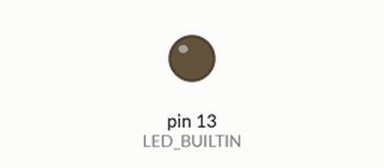
Recording of a sketch running on a simulated Arduino Uno, built with avr-gcc and run on an emulated ATmega328P. Shown: output pins drawn as LEDs (lit = HIGH). EEPROM starts erased; what the sketch prints to the serial monitor is not drawn.

Above: at 0.8 s.
At 2.93 s:
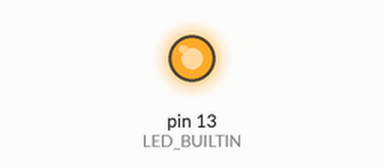
Timing chart, 0 to 3.2 s (numbered marks = the images above):
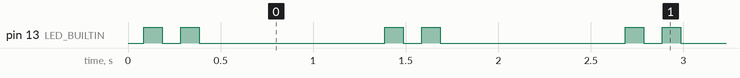

The sketch:

Memory_Reset.ino
```cpp
#include <EEPROM.h>

void setup() {
  Serial.begin(9600); // Default baudrate of the serial monitor
  pinMode(LED_BUILTIN, OUTPUT);
  digitalWrite(LED_BUILTIN, LOW);
  Serial.println("Resetting the EEPROM");
  resetMemory();
  Serial.println("Done !\n");
  Serial.println("You can now upload the \"Arduino_Code\" to the Arduino");
}

void loop() {
  byte t = 100;
  // Blink to indicate that the memory reset is done
  digitalWrite(LED_BUILTIN, HIGH);
  delay(t);
  digitalWrite(LED_BUILTIN, LOW);
  delay(t);

  digitalWrite(LED_BUILTIN, HIGH);
  delay(t);
  digitalWrite(LED_BUILTIN, LOW);
  delay(1000);
}

void resetMemory() {
  EEPROM.put(0, 1); // tempMode
  EEPROM.put(1, 1); // tempUnit
  EEPROM.put(2, 25.0); // tempRequested
  EEPROM.put(6, 5.0); // tempDelta
  EEPROM.put(10, 1); // fanMode
  EEPROM.put(11, 35); // fanPWMMin
  EEPROM.put(13, 320); // fanPWMMax
  EEPROM.put(15, 0); // fanPowerManual
  EEPROM.put(17, 1); // lightDoorOpen
  EEPROM.put(18, 1); // lightDoorClosed
  EEPROM.put(19, 1); // lightTransition
  EEPROM.put(20, 0); // defaultBrightness
}
```

Measured:
- by itself, pin 13 (LED_BUILTIN): repeats every 1.3 s: LOW 0.10 s, HIGH 0.10 s, LOW 1.0 s, HIGH 0.10 s
- by itself, everything shown: repeats every 1.3 s, in 4 steps
